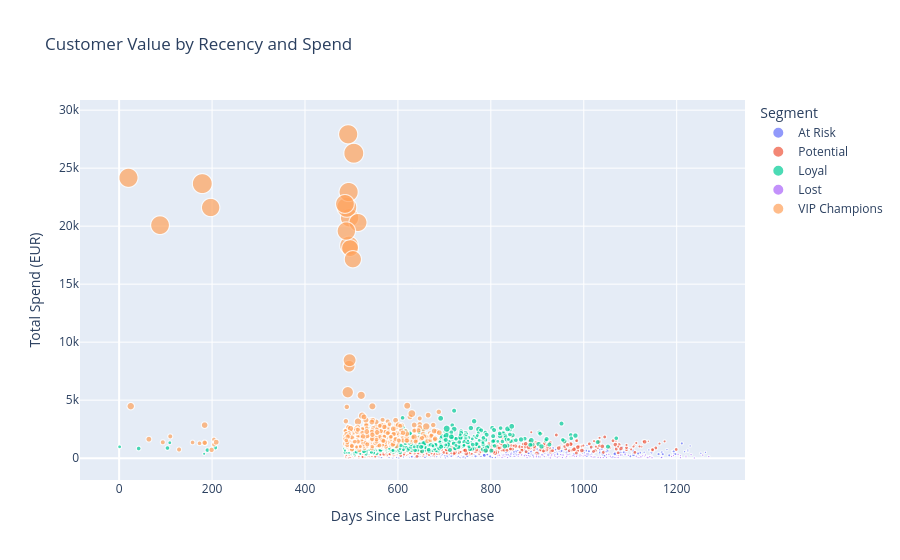

This figure's notebook cell:
### Code cell
fig_scatter = px.scatter(
    rfm,
    x="recency_days",
    y="monetary_value",
    color="Segment",
    size="frequency",
    title="UrbanStyle Customer Segments (RFM)",
    labels={
        "recency_days": "Days Since Last Purchase",
        "monetary_value": "Total Spend (EUR)",
        "frequency": "Purchase Frequency"
    }
)

fig_scatter.show()

### Figure 1 — Plotly figure (JSON) as saved in the notebook; plotly's stock layout.template omitted (floating-point values rounded to 4 significant figures; data arrays with more than 128 entries replaced by an {"elided": "..."} marker saying what was removed)
{"data": [{"hovertemplate": "Segment=At Risk<br>Days Since Last Purchase=%{x}<br>Total Spend (EUR)=%{y}<br>Purchase Frequency=%{marker.size}<extra></extra>", "legendgroup": "At Risk", "marker": {"color": "#636efa", "size": {"elided": "529 int values"}, "sizemode": "area", "sizeref": 0.1925, "symbol": "circle"}, "mode": "markers", "name": "At Risk", "showlegend": true, "type": "scattergl", "x": {"elided": "529 int values"}, "xaxis": "x", "y": {"elided": "529 float values"}, "yaxis": "y"}, {"hovertemplate": "Segment=Potential<br>Days Since Last Purchase=%{x}<br>Total Spend (EUR)=%{y}<br>Purchase Frequency=%{marker.size}<extra></extra>", "legendgroup": "Potential", "marker": {"color": "#EF553B", "size": {"elided": "759 int values"}, "sizemode": "area", "sizeref": 0.1925, "symbol": "circle"}, "mode": "markers", "name": "Potential", "showlegend": true, "type": "scattergl", "x": {"elided": "759 int values"}, "xaxis": "x", "y": {"elided": "759 float values"}, "yaxis": "y"}, {"hovertemplate": "Segment=Loyal<br>Days Since Last Purchase=%{x}<br>Total Spend (EUR)=%{y}<br>Purchase Frequency=%{marker.size}<extra></extra>", "legendgroup": "Loyal", "marker": {"color": "#00cc96", "size": {"elided": "679 int values"}, "sizemode": "area", "sizeref": 0.1925, "symbol": "circle"}, "mode": "markers", "name": "Loyal", "showlegend": true, "type": "scattergl", "x": {"elided": "679 int values"}, "xaxis": "x", "y": {"elided": "679 float values"}, "yaxis": "y"}, {"hovertemplate": "Segment=Lost<br>Days Since Last Purchase=%{x}<br>Total Spend (EUR)=%{y}<br>Purchase Frequency=%{marker.size}<extra></extra>", "legendgroup": "Lost", "marker": {"color": "#ab63fa", "size": [1, 1, 1, 1, 1, 2, 1, 1, 1, 1, 1, 1, 1, 1, 1, 1, 1, 1, 1, 1, 1, 1, 1, 1, 1, 1, 1, 1, 1, 1, 1, 1, 1, 1, 1, 1, 1, 1, 1, 1, 1, 1, 1, 1, 1, 1, 1, 1, 1, 1, 1, 1, 1, 1, 1, 1, 1, 1, 1, 1, 1, 1, 1, 1, 1, 1, 1, 1, 1, 1, 1, 1, 1, 1, 1, 1, 1, 1, 1, 1, 1, 1, 1, 1, 1, 1, 1, 1, 1, 1, 1, 1, 1, 1, 1, 1, 1, 1, 1, 1, 1, 1, 1, 1, 1, 1, 1, 1, 1, 1, 1, 1, 1, 1, 1, 1, 1, 1], "sizemode": "area", "sizeref": 0.1925, "symbol": "circle"}, "mode": "markers", "name": "Lost", "showlegend": true, "type": "scattergl", "x": [963, 1167, 818, 1238, 867, 930, 872, 946, 1058, 975, 939, 1231, 1121, 956, 1049, 984, 1147, 833, 1071, 815, 961, 1014, 943, 821, 931, 995, 1031, 879, 1036, 962, 850, 1269, 828, 843, 1193, 1208, 1143, 1127, 1079, 996, 815, 965, 929, 984, 938, 999, 915, 923, 1220, 928, 1203, 1145, 1115, 898, 1059, 830, 828, 1142, 881, 1089, 892, 1131, 937, 1145, 906, 1001, 877, 1072, 963, 1142, 1057, 1189, 826, 1049, 826, 833, 1096, 1054, 1119, 1113, 1133, 950, 1075, 1067, 910, 954, 866, 1074, 1123, 1220, 898, 1123, 980, 1203, 977, 898, 1136, 1020, 1023, 1147, 819, 1003, 1007, 818, 878, 824, 859, 966, 1256, 992, 1208, 860, 1138, 1042, 1020, 898, 1016, 836], "xaxis": "x", "y": [327.1, 57.08, 81.48, 16.62, 334.5, 197.7, 205.0, 141.1, 110.7, 166.3, 307.2, 304.1, 210.4, 269.9, 67.75, 153.1, 72.6, 209.1, 54.95, 104.1, 62.56, 269.9, 81.48, 184.2, 282.9, 253.8, 67.75, 172.3, 48.85, 41.79, 158.9, 139.7, 138.1, 342.7, 221.4, 205.9, 153.6, 210.2, 276.3, 218.8, 215.6, 205.9, 106.7, 163.6, 153.4, 171.3, 130.4, 271.4, 57.08, 23.45, 273.1, 26.79, 74.81, 78.09, 58.96, 142.6, 282.9, 63.3, 222.1, 347.2, 106.8, 183.4, 272.0, 154.7, 106.2, 282.9, 216.2, 208.1, 160.9, 140.0, 167.2, 152.1, 49.08, 305.7, 190.8, 298.9, 247.0, 332.6, 51.58, 167.2, 274.8, 311.7, 201.9, 62.56, 299.1, 60.37, 279.4, 53.24, 83.97, 169.1, 290.3, 121.5, 141.1, 339.2, 218.5, 84.54, 55.04, 181.7, 106.7, 41.63, 201.1, 241.1, 347.2, 260.7, 50.85, 65.6, 159.2, 307.2, 263.1, 285.1, 47.36, 304.3, 42.64, 53.58, 84.95, 166.3, 130.7, 63.95], "yaxis": "y"}, {"hovertemplate": "Segment=VIP Champions<br>Days Since Last Purchase=%{x}<br>Total Spend (EUR)=%{y}<br>Purchase Frequency=%{marker.size}<extra></extra>", "legendgroup": "VIP Champions", "marker": {"color": "#FFA15A", "size": {"elided": "455 int values"}, "sizemode": "area", "sizeref": 0.1925, "symbol": "circle"}, "mode": "markers", "name": "VIP Champions", "showlegend": true, "type": "scattergl", "x": {"elided": "455 int values"}, "xaxis": "x", "y": {"elided": "455 float values"}, "yaxis": "y"}], "layout": {"legend": {"itemsizing": "constant", "title": {"text": "Segment"}, "tracegroupgap": 0}, "title": {"text": "Customer Value by Recency and Spend"}, "xaxis": {"anchor": "y", "domain": [0, 1], "title": {"text": "Days Since Last Purchase"}}, "yaxis": {"anchor": "x", "domain": [0, 1], "title": {"text": "Total Spend (EUR)"}}}}
